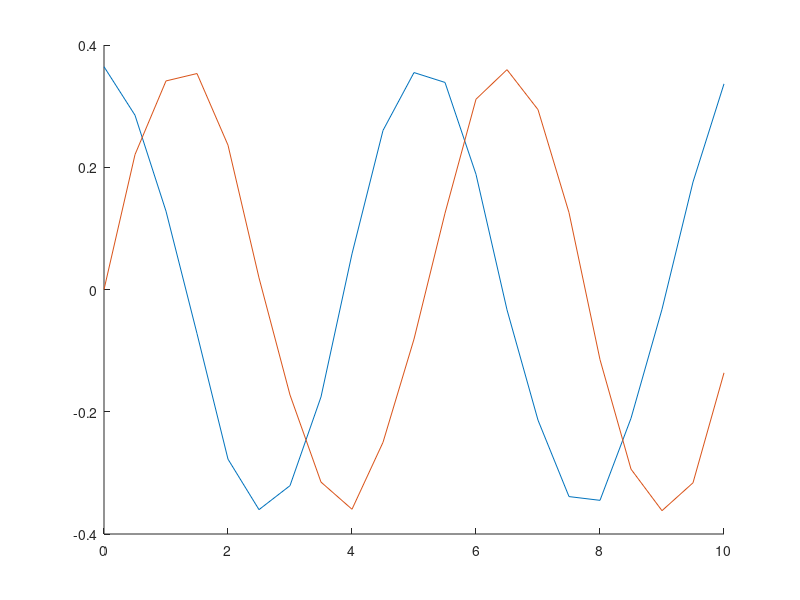

This figure's MATLAB source:
clc()
th = [[0.0, 1.0, 0.0, 1.0]; [0.5451589095, 1.229263347, 0.3038986253, -0.03015913443];
    [1.2191589, 1.413423846, -0.02023612444, -0.997547722];
    [1.885190382, 1.2046556, -0.302677535, 0.0904008464];
    [2.421591827, 1.002377252, 0.04037309449, 0.9902169305];
    [2.97649403, 1.253299367, 0.3002384624, -0.1504118335];
    [3.657403577, 1.409826049, -0.06031280358, -0.978084711];
    [4.314534878, 1.179689119, -0.2965876663, 0.2100347792];
    [4.843374617, 1.009389678, 0.07995919918, 0.9612761578];
    [5.408787982, 1.276576685, 0.2917346409, -0.2691071668];
    [6.095431931, 1.402778713, -0.09921920937, -0.9399595999];
    [6.742865096, 1.154622203, -0.285692241, 0.3274593071];
    [7.265529912, 1.020697311, 0.1180035584, 0.9143404727];
    [7.842006379, 1.298914169, 0.2784768466, -0.3849124882];
    [8.533109374, 1.392552614, -0.136227448, -0.8846543011];
    [9.170183227, 1.129775633, -0.2701085626, 0.4412773067];
    [9.688221799, 1.035788202, 0.1538110923, 0.8511592812];
    [10.27610728, 1.320116754, 0.2606114504, -0.496352251];
    [10.97031405, 1.379497975, -0.1706801018, -0.8141289245];
    [11.59650596, 1.105546082, -0.2500137846, 0.549922626];
    [12.11159124, 1.054044086, 0.1867657224, 0.7738451526]];
t = [0:0.5:10];
n = length(t);
x = zeros(1,n);
y = zeros(1,n);
for k = 1:n
        x(1,k) = (0.228 * cos(th(k,1))) + (0.1365 * cos(th(k,1) + th(k,3)));
        y(1,k) = (0.228 * sin(th(k,1))) + (0.1365 * sin(th(k,1) + th(k,3)));
end
    hold on
    plot(t,x)
    plot(t,y)